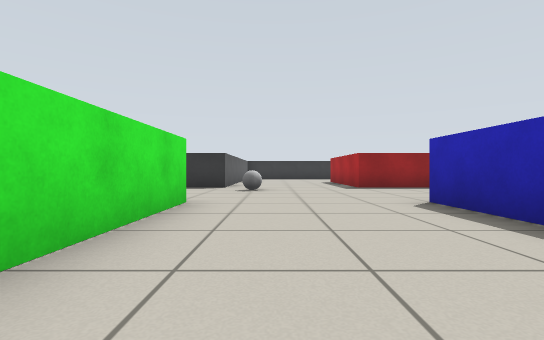
[1] (above)

19 first-person views from a walk through a robot-simulator world made for Gazebo. The camera is 0.51 m above the floor, looks level and sees 85° across. The floor is counted in squares, 1 m on a side. Each view is taken from the middle of a square. On the plan, view 1 faces up. The plan holds only what a view shows up to about 9 squares ahead; the rest is blank.

[2]
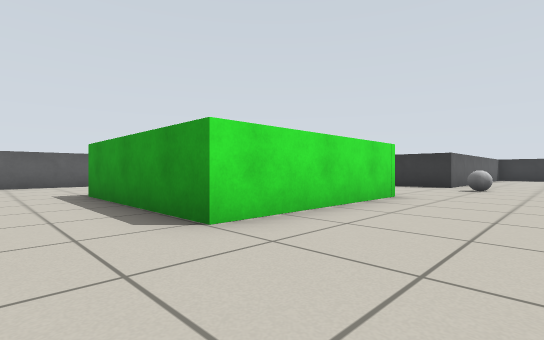

[3]
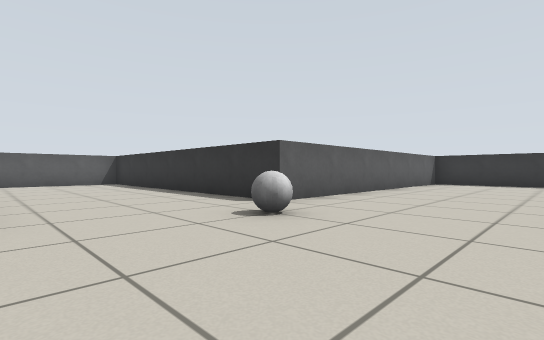

[4]
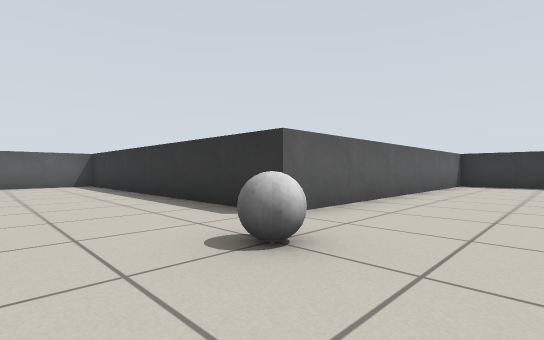

[5]
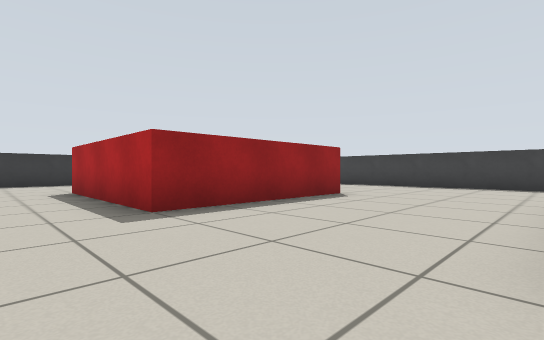

[6]
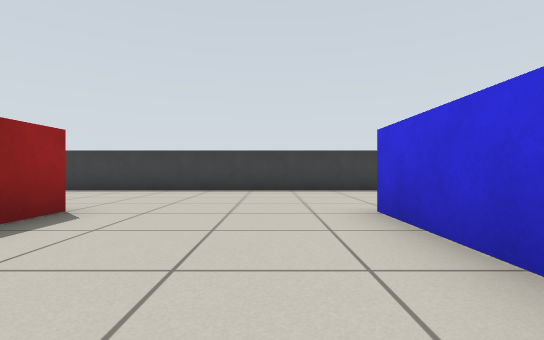

[7]
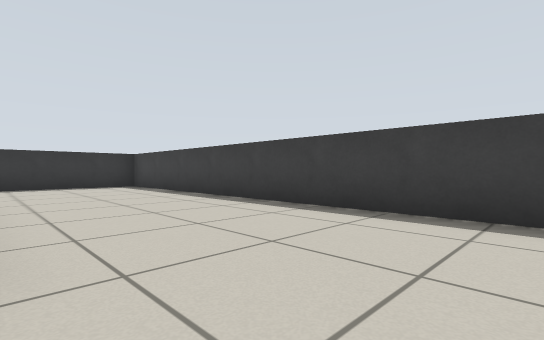

[8]
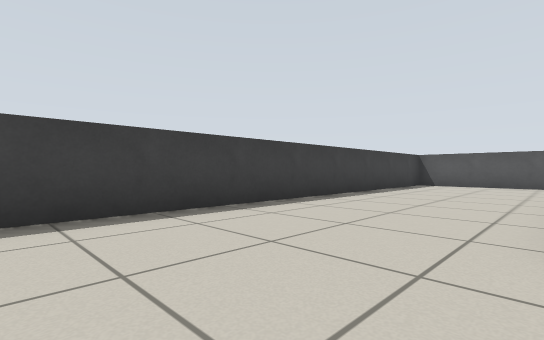

[9]
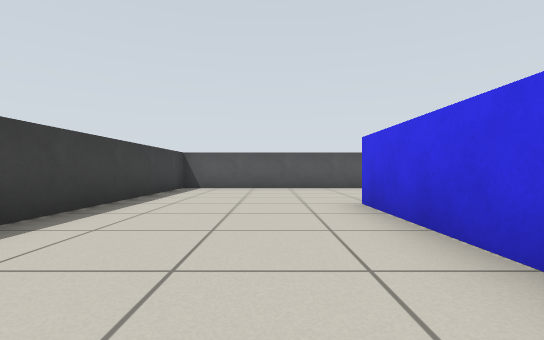

[10]
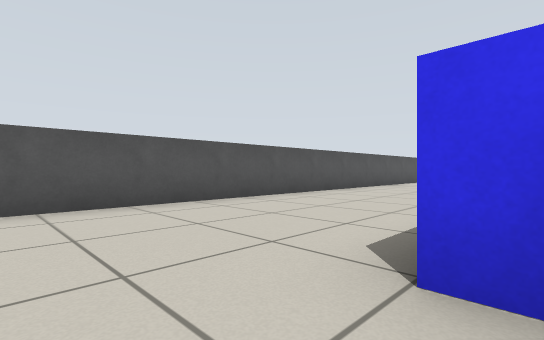

[11]
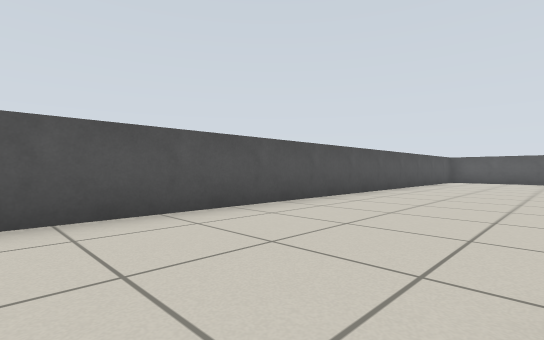

[12]
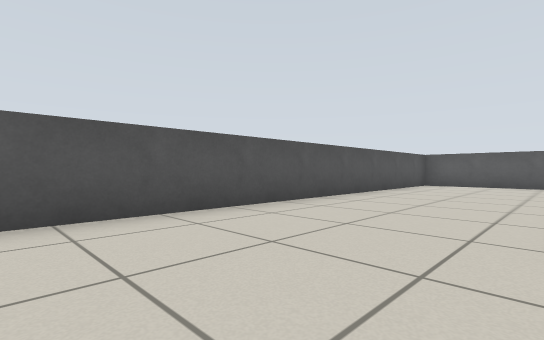

[13]
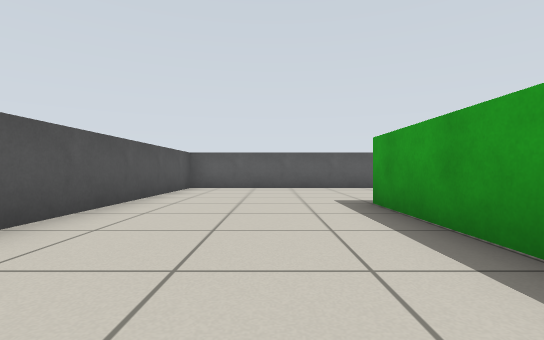

[14]
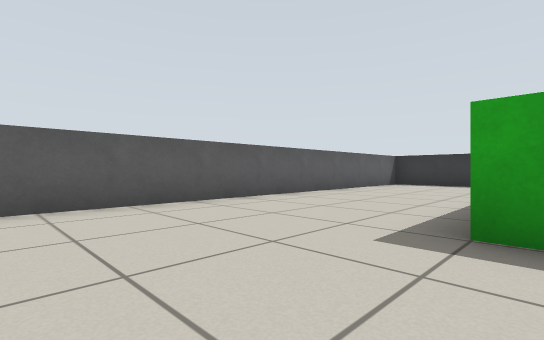

[15]
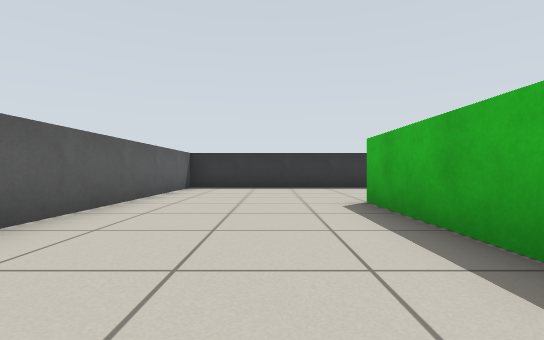

[16]
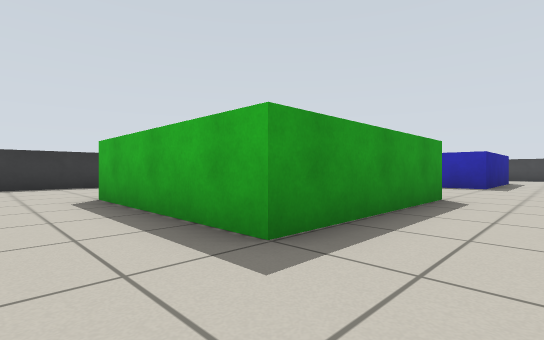

[17]
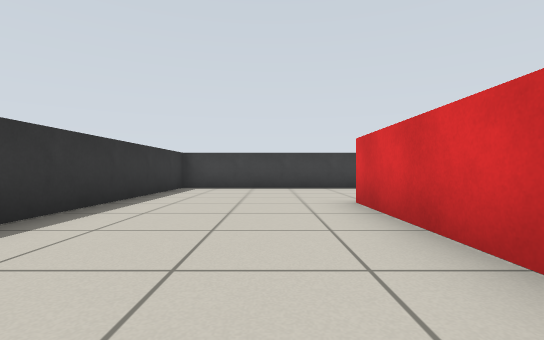

[18]
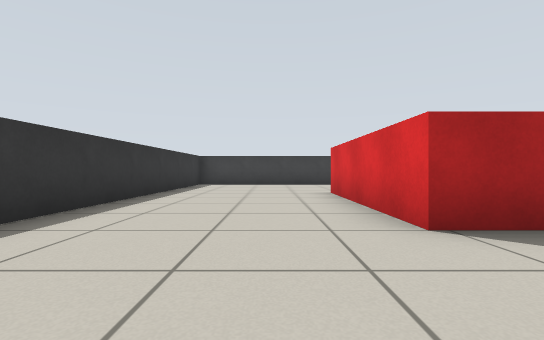

[19]
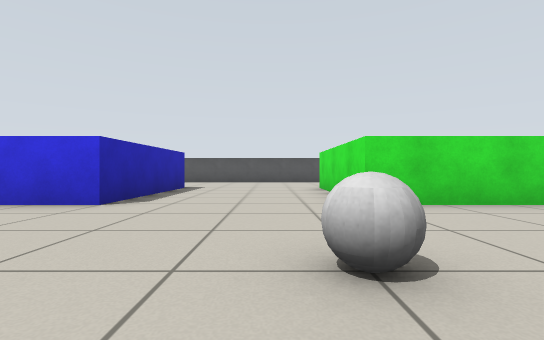

### Floor plan
Points are (right, up) in squares from view 1. A wall is a line through its corners. A room is listed if a view was taken in it or the views show most of it. See-through windows are left out.
Room 1 (views 1, 2, 3, 4, 5, 6, 7, 8, 9, 10, 11, 12, 13, 14, 15, 16, 17, 18, 19)
walls: (6.6, 3.6) (6.6, 0.5); (-1.4, 8.5) (-9.4, 8.5) (-9.4, -3.3) (10.5, -3.3) (10.5, 16.5) (-1.4, 16.5) (-1.4, 8.5); (4.3, 0.5) (2.5, 0.5) (2.5, 4.7) (6.6, 4.7); (6.7, 8.5) (2.5, 8.5) (2.5, 12.7) (6.7, 12.7); (-4, 4.7) (-1.4, 4.7) (-1.4, 0.5) (-5.5, 0.5) (-5.5, 4.7)
objects: grey ball (-1, 7) to (0, 7)

Positions as (right, up) in squares from view 1, and headings:
1: (0, 0), facing up
2: (1, -1), facing up-left
3: (2, 5), facing up-left
4: (1, 6), facing up-left
5: (1, 5), facing up-right
6: (3, 6), facing right
7: (7, 7), facing up-right
8: (7, 7), facing down-right
9: (8, 5), facing down
10: (8, 1), facing down-left
11: (4, 0), facing down-left
12: (1, 0), facing down-left
13: (-1, -1), facing left
14: (-5, -2), facing up-left
15: (-7, 0), facing up
16: (-7, -1), facing up-right
17: (2, 14), facing right
18: (0, 14), facing right
19: (0, 9), facing down
